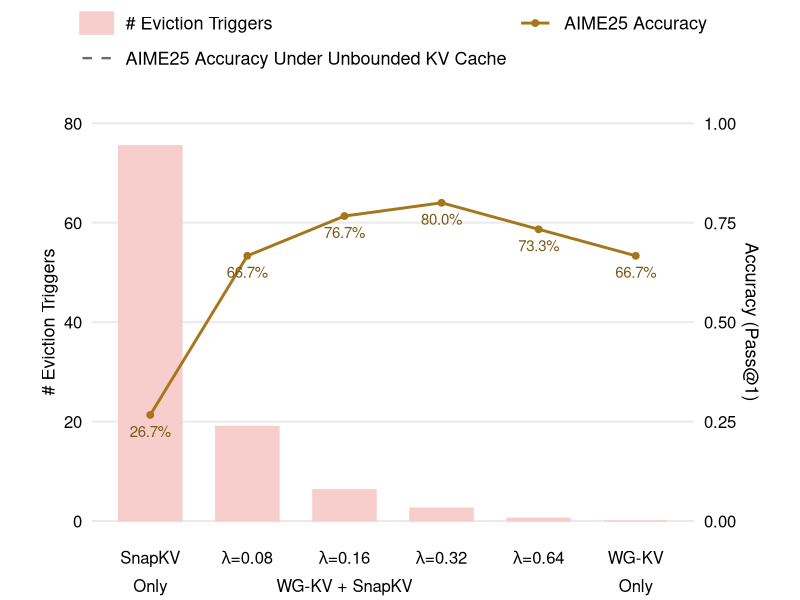

Source code (R):
library(tidyverse)

label_map <- c(
  "Off" = "atop('SnapKV','Only')",
  "0.08" = "lambda*'='*0.08",
  "0.16" = "atop(lambda*'='*0.16,'WG-KV + SnapKV')",
  "0.32" = "lambda*'='*0.32",
  "0.64" = "lambda*'='*0.64",
  "1.28" = "atop('WG-KV','Only')"
)

baseline_accuracy <- read_csv("data/snapkv_no.csv") %>%
  filter(lambda == "Off") %>%
  pull(accuracy) %>%
  first()

left_breaks <- seq(0, 80, 20)
scale_factor <- max(left_breaks)

data <- read_csv("data/snapkv_4096.csv") %>%
  mutate(
    label = factor(lambda, levels = names(label_map), labels = unname(label_map)),
    accuracy_scaled = accuracy * scale_factor,
    accuracy_label = scales::percent(accuracy, accuracy = 0.1)
  )

plot <- ggplot(data, aes(x = label)) +
  geom_col(
    aes(y = num_evict, color = "# Eviction Triggers"),
    width = 0.65,
    fill = "#f8cecc"
  ) +
  geom_hline(
    aes(
      yintercept = baseline_accuracy * scale_factor,
      color = "AIME25 Accuracy Under Unbounded KV Cache"
    ),
    linewidth = 0.8,
    linetype = "dashed"
  ) +
  geom_line(
    aes(y = accuracy_scaled, color = "AIME25 Accuracy", group = 1),
    linewidth = 1
  ) +
  geom_point(
    aes(y = accuracy_scaled, color = "AIME25 Accuracy"),
    size = 2
  ) +
  geom_text(
    aes(y = accuracy_scaled, label = accuracy_label),
    colour = "#7b5715",
    vjust = 2.0,
    size = 3.8,
    show.legend = FALSE
  ) +
  scale_color_manual(
    values = c(
      "# Eviction Triggers" = "#f8cecc",
      "AIME25 Accuracy" = "#a6761d",
      "AIME25 Accuracy Under Unbounded KV Cache" = "#6b6b6b"
    ),
    breaks = c(
      "# Eviction Triggers",
      "AIME25 Accuracy",
      "AIME25 Accuracy Under Unbounded KV Cache"
    ),
    name = NULL
  ) +
  guides(
    color = guide_legend(order = 2, nrow = 2, byrow = TRUE)
  ) +
  scale_x_discrete(labels = function(x) parse(text = x)) +
  scale_y_continuous(
    name = "# Eviction Triggers",
    limits = c(0, scale_factor),
    breaks = left_breaks,
    labels = scales::label_comma(),
    sec.axis = sec_axis(
      ~ . / scale_factor,
      name = "Accuracy (Pass@1)",
      breaks = seq(0, 1, 0.25),
      labels = scales::label_number(accuracy = 0.01)
    )
  ) +
  theme_minimal(base_size = 16) +
  theme(
    axis.title.x = element_blank(),
    axis.title.y = element_text(size = 13, colour = "black"),
    axis.text.x = element_text(size = 12, colour = "black"),
    axis.text.y = element_text(size = 12, colour = "black"),
    legend.position = "top",
    legend.text = element_text(size = 13),
    legend.key.width = grid::unit(0.9, "cm"),
    panel.grid.minor = element_blank(),
    panel.grid.major.x = element_blank(),
    plot.margin = margin(0, 30, 0, 30)
  )

ggsave("snapkv_short.pdf", plot, width = 6.4, height = 3.2, units = "in")
